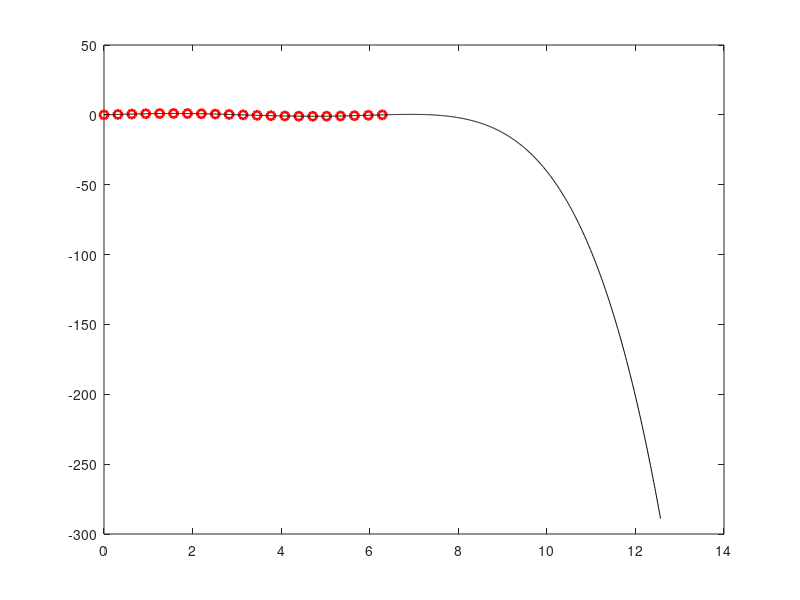

Write MATLAB code to recreate this figure.
clc;
clear all;
close all;
%% discrete signal definition
nt=21;
td=linspace(0,2*pi,nt);
fd=sin(td);

%% reconstructed signal definition (polynomial)
% find coefficients
p = polyfit(td,fd,6);
% evaluate the fitted polynomial p and plot
t_recon = linspace(min(td),max(td)*2,1001);
f_recon = polyval(p,t_recon);

%% visualisation
figure(1)
plot(td,fd,'or','LineWidth',2)
hold on
plot(t_recon,f_recon,'-k')